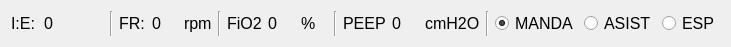
       <widget class="QWidget" name="layoutWidget">
        <property name="geometry">
         <rect>
          <x>11</x>
          <y>290</y>
          <width>731</width>
          <height>27</height>
         </rect>
        </property>
        <layout class="QHBoxLayout" name="horizontalLayout_4">
         <item>
          <widget class="QLabel" name="label_press_2">
           <property name="font">
            <font>
             <pointsize>12</pointsize>
            </font>
           </property>
           <property name="layoutDirection">
            <enum>Qt::LeftToRight</enum>
           </property>
           <property name="text">
            <string>I:E:</string>
           </property>
           <property name="alignment">
            <set>Qt::AlignLeading|Qt::AlignLeft|Qt::AlignVCenter</set>
           </property>
          </widget>
         </item>
         <item>
          <widget class="QLabel" name="label_press">
           <property name="minimumSize">
            <size>
             <width>60</width>
             <height>0</height>
            </size>
           </property>
           <property name="font">
            <font>
             <pointsize>12</pointsize>
            </font>
           </property>
           <property name="layoutDirection">
            <enum>Qt::LeftToRight</enum>
           </property>
           <property name="text">
            <string>0</string>
           </property>
           <property name="alignment">
            <set>Qt::AlignLeading|Qt::AlignLeft|Qt::AlignVCenter</set>
           </property>
          </widget>
         </item>
         <item>
          <widget class="Line" name="line">
           <property name="orientation">
            <enum>Qt::Vertical</enum>
           </property>
          </widget>
         </item>
         <item>
          <widget class="QLabel" name="label_press_4">
           <property name="font">
            <font>
             <pointsize>12</pointsize>
            </font>
           </property>
           <property name="layoutDirection">
            <enum>Qt::LeftToRight</enum>
           </property>
           <property name="text">
            <string>FR:</string>
           </property>
           <property name="alignment">
            <set>Qt::AlignLeading|Qt::AlignLeft|Qt::AlignVCenter</set>
           </property>
          </widget>
         </item>
         <item>
          <widget class="QLabel" name="label_fr_current">
           <property name="font">
            <font>
             <pointsize>12</pointsize>
            </font>
           </property>
           <property name="layoutDirection">
            <enum>Qt::LeftToRight</enum>
           </property>
           <property name="text">
            <string>0</string>
           </property>
           <property name="alignment">
            <set>Qt::AlignLeading|Qt::AlignLeft|Qt::AlignVCenter</set>
           </property>
          </widget>
         </item>
         <item>
          <widget class="QLabel" name="label_press_6">
           <property name="font">
            <font>
             <pointsize>12</pointsize>
            </font>
           </property>
           <property name="layoutDirection">
            <enum>Qt::LeftToRight</enum>
           </property>
           <property name="text">
            <string>rpm</string>
           </property>
           <property name="alignment">
            <set>Qt::AlignLeading|Qt::AlignLeft|Qt::AlignVCenter</set>
           </property>
          </widget>
         </item>
         <item>
          <widget class="Line" name="line_2">
           <property name="orientation">
            <enum>Qt::Vertical</enum>
           </property>
          </widget>
         </item>
         <item>
          <widget class="QLabel" name="label_41">
           <property name="font">
            <font>
             <pointsize>12</pointsize>
            </font>
           </property>
           <property name="text">
            <string>FiO2</string>
           </property>
          </widget>
         </item>
         <item>
          <widget class="QLabel" name="label_o2">
           <property name="font">
            <font>
             <pointsize>12</pointsize>
            </font>
           </property>
           <property name="text">
            <string>0</string>
           </property>
          </widget>
         </item>
         <item>
          <widget class="QLabel" name="label_44">
           <property name="font">
            <font>
             <pointsize>12</pointsize>
            </font>
           </property>
           <property name="text">
            <string>%</string>
           </property>
          </widget>
         </item>
         <item>
          <widget class="Line" name="line_4">
           <property name="orientation">
            <enum>Qt::Vertical</enum>
           </property>
          </widget>
         </item>
         <item>
          <widget class="QLabel" name="label_PEEP_2">
           <property name="font">
            <font>
             <pointsize>12</pointsize>
            </font>
           </property>
           <property name="text">
            <string>PEEP</string>
           </property>
          </widget>
         </item>
         <item>
          <widget class="QLabel" name="label_PEEP">
           <property name="font">
            <font>
             <pointsize>12</pointsize>
            </font>
           </property>
           <property name="text">
            <string>0</string>
           </property>
          </widget>
         </item>
         <item>
          <widget class="QLabel" name="label_PEEP_3">
           <property name="font">
            <font>
             <pointsize>12</pointsize>
            </font>
           </property>
           <property name="text">
            <string>cmH2O</string>
           </property>
          </widget>
         </item>
         <item>
          <widget class="Line" name="line_3">
           <property name="orientation">
            <enum>Qt::Vertical</enum>
           </property>
          </widget>
         </item>
         <item>
          <widget class="QRadioButton" name="radioButton_manda">
           <property name="font">
            <font>
             <pointsize>12</pointsize>
            </font>
           </property>
           <property name="text">
            <string>MANDA</string>
           </property>
           <property name="checked">
            <bool>true</bool>
           </property>
          </widget>
         </item>
         <item>
          <widget class="QRadioButton" name="radioButton_assit">
           <property name="font">
            <font>
             <pointsize>12</pointsize>
            </font>
           </property>
           <property name="text">
            <string>ASIST</string>
           </property>
          </widget>
         </item>
         <item>
          <widget class="QRadioButton" name="radioButton_esp">
           <property name="font">
            <font>
             <pointsize>12</pointsize>
            </font>
           </property>
           <property name="text">
            <string>ESP</string>
           </property>
           <property name="checked">
            <bool>false</bool>
           </property>
          </widget>
         </item>
        </layout>
       </widget>
